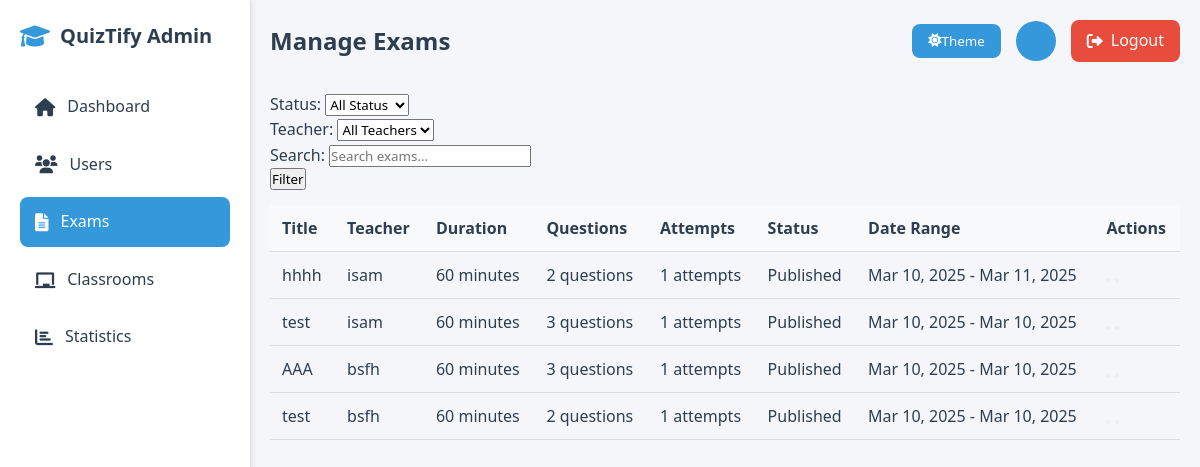
Page /admin/exams.php (signed in) on the earlier database version.
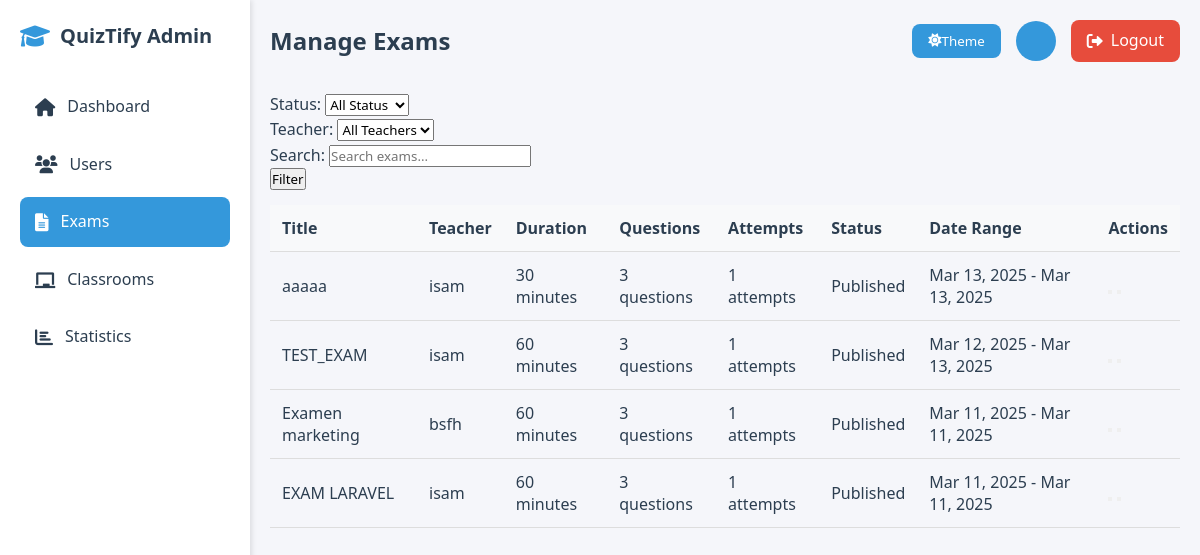
Same page on the later database version.
### tables this page shows
CREATE TABLE `exams` (
  `id` int(11) NOT NULL,
  `title` varchar(255) NOT NULL,
  `description` text DEFAULT NULL,
  `is_published` tinyint(1) NOT NULL DEFAULT 0,
  `start_date` datetime NOT NULL,
  `end_date` datetime NOT NULL,
  `created_by` int(11) NOT NULL,
  `created_at` timestamp NOT NULL DEFAULT current_timestamp(),
  `total_points` enum('10','20','40','100') NOT NULL DEFAULT '10',
  `attempts_allowed` int(11) NOT NULL DEFAULT 1,
  `passing_score` int(11) NOT NULL DEFAULT 60,
  `has_timer` tinyint(1) DEFAULT 0,
  `duration_minutes` int(11) DEFAULT NULL
);

CREATE TABLE `users` (
  `id` int(11) NOT NULL,
  `username` varchar(50) NOT NULL,
  `password` varchar(255) NOT NULL,
  `email` varchar(100) NOT NULL,
  `role` enum('admin','teacher','student') NOT NULL DEFAULT 'student',
  `department` varchar(100) DEFAULT NULL,
  `status` enum('active','inactive') NOT NULL DEFAULT 'active',
  `full_name` varchar(100) NOT NULL,
  `created_at` timestamp NOT NULL DEFAULT current_timestamp(),
  `last_login` timestamp NULL DEFAULT NULL,
  `classroom_id` int(11) DEFAULT NULL,
  `is_approved` tinyint(1) DEFAULT 0
);

### admin/exams.php (the view, shortened to what the changed rows need)
<?php
$page = isset($_GET['page']) ? (int)$_GET['page'] : 1;
$limit = 10;
$exams = [];
try {
    $conn = getDBConnection();
    $where_conditions = ["1=1"];
    $params = [];
    $where_clause = implode(' AND ', $where_conditions);
    $offset = ($page - 1) * $limit;
    $sql = "
        SELECT e.*,
            u.full_name as teacher_name,
            (SELECT COUNT(*) FROM exam_attempts WHERE exam_id = e.id) as attempt_count,
            (SELECT COUNT(*) FROM questions WHERE exam_id = e.id) as question_count
        FROM exams e
        LEFT JOIN users u ON e.created_by = u.id
        WHERE $where_clause
        ORDER BY e.created_at DESC
        LIMIT ? OFFSET ?
    ";
    $stmt = $conn->prepare($sql);
    $stmt->execute(array_merge($params, [$limit, $offset]));
    $exams = $stmt->fetchAll(PDO::FETCH_ASSOC);
} catch(PDOException $e) {
    setFlashMessage('error', 'Database error: ' . $e->getMessage());
    $exams = [];
    $total_pages = 1;
}
?>
<!DOCTYPE html>
<html lang="en">
<head>
    <link rel="stylesheet" href="https://cdnjs.cloudflare.com/ajax/libs/font-awesome/6.0.0/css/all.min.css">
</head>
<body>
    <div class="dashboard-container">
        <div class="sidebar">
            <div class="logo">
                <h2>QuizTify Admin</h2>
            </div>
        </div>
        <div class="main-content">
            <div class="header">
                <h1 class="page-title">Manage Exams</h1>
            </div>
            <div class="exams-table">
                <table class="table">
                    <thead>
                        <tr>
                            <th>Title</th>
                            <th>Teacher</th>
                            <th>Duration</th>
                            <th>Questions</th>
                            <th>Attempts</th>
                            <th>Status</th>
                            <th>Date Range</th>
                            <th>Actions</th>
                        </tr>
                    </thead>
                    <tbody>
                        <?php if (!empty($exams)): ?>
                            <?php foreach ($exams as $exam): ?>
                                <tr>
                                    <td><?php echo htmlspecialchars($exam['title']); ?></td>
                                    <td><?php echo htmlspecialchars($exam['teacher_name']); ?></td>
                                    <td><?php echo $exam['duration_minutes']; ?> minutes</td>
                                    <td><?php echo $exam['question_count']; ?> questions</td>
                                    <td><?php echo $exam['attempt_count']; ?> attempts</td>
                                    <td>
                                        <span class="status-badge status-<?php echo $exam['is_published'] ? 'published' : 'draft'; ?>">
                                            <?php echo $exam['is_published'] ? 'Published' : 'Draft'; ?>
                                        </span>
                                    </td>
                                    <td>
                                        <?php
                                        echo date('M d, Y', strtotime($exam['start_date'])) . ' - ' .
                                             date('M d, Y', strtotime($exam['end_date']));
                                        ?>
                                    </td>
                                    <td class="exam-actions">
                                        <button class="btn btn-warning" onclick='showEditModal(<?php echo htmlspecialchars(json_encode($exam)); ?>)'>
                                        </button>
                                        <button class="btn btn-danger" onclick="confirmDelete(<?php echo $exam['id']; ?>)">
                                        </button>
                                    </td>
                                </tr>
                            <?php endforeach; ?>
                        <?php else: ?>
                            <tr>
                                <td colspan="8" style="text-align: center;">No exams found</td>
                            </tr>
                        <?php endif; ?>
                    </tbody>
                </table>
            </div>
        </div>
    </div>
</body>
</html>

Differences in the rows shown:
removed exams: title "hhhh", created_by.full_name "isam", duration_minutes "60", question_count "2", attempt_count "1", is_published "Published", start_date "Mar 10, 2025", end_date "Mar 11, 2025"
removed exams: title "test", created_by.full_name "isam", duration_minutes "60", question_count "3", attempt_count "1", is_published "Published", start_date "Mar 10, 2025", end_date "Mar 10, 2025"
removed exams: title "AAA", created_by.full_name "bsfh", duration_minutes "60", question_count "3", attempt_count "1", is_published "Published", start_date "Mar 10, 2025", end_date "Mar 10, 2025"
removed exams: title "test", created_by.full_name "bsfh", duration_minutes "60", question_count "2", attempt_count "1", is_published "Published", start_date "Mar 10, 2025", end_date "Mar 10, 2025"
added exams: title "aaaaa", created_by.full_name "isam", duration_minutes "30", question_count "3", attempt_count "1", is_published "Published", start_date "Mar 13, 2025", end_date "Mar 13, 2025"
added exams: title "TEST_EXAM", created_by.full_name "isam", duration_minutes "60", question_count "3", attempt_count "1", is_published "Published", start_date "Mar 12, 2025", end_date "Mar 13, 2025"
added exams: title "Examen marketing", created_by.full_name "bsfh", duration_minutes "60", question_count "3", attempt_count "1", is_published "Published", start_date "Mar 11, 2025", end_date "Mar 11, 2025"
added exams: title "EXAM LARAVEL", created_by.full_name "isam", duration_minutes "60", question_count "3", attempt_count "1", is_published "Published", start_date "Mar 11, 2025", end_date "Mar 11, 2025"
